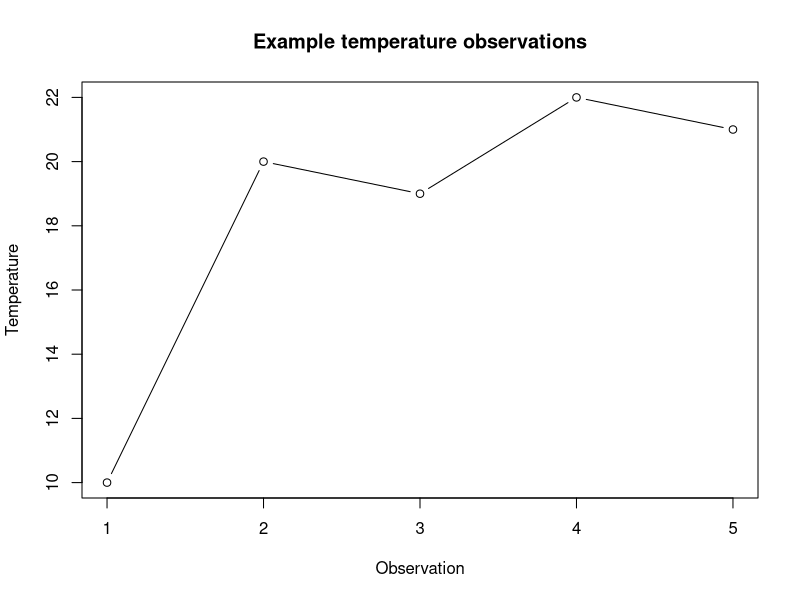

R code for this plot:
## ---- chunk 1
5 + 2 * 3
## ---- chunk 2
temperature <- c(10, 20, 19, 22, 21)
temperature
## ---- chunk 3
mean(temperature)
## ---- chunk 4
1 + 3 * 5
## ---- chunk 5
summary <- sum(1, 2, 3)
summary
## ---- chunk 6
plot(
  temperature,
  type = "b",
  xlab = "Observation",
  ylab = "Temperature",
  main = "Example temperature observations"
)
